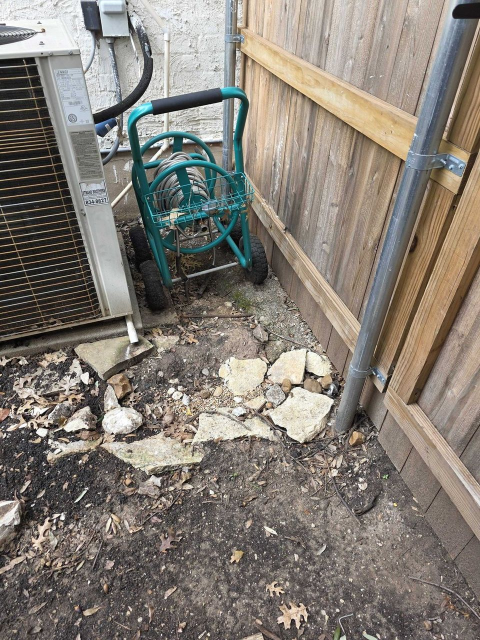
#> input picture patio/Renders/111148_before.jpg, 960 x 1280 px, given as the content of the folder ../Renders/Markup, which was not available (shown at 1/2 size)
$ python zones.py ../Renders ../Renders/111207_before.jpg
#> lines starting #> are read from the running program, lines starting #| are printed output that depends on the picture; after the words box and inside, x2 and y2 are one past the last pixel; in counts of white or black regions, pixels touching at a corner belong together
"""Zone extraction from annotated patio photos.

Markup photos carry colored scribbles over the original photo (with a white
frame added). This module aligns the original to the markup, classifies the
scribble colours and turns the strokes into clean filled regions.
"""
import numpy as np
from PIL import Image, ImageDraw
from scipy import ndimage as ndi
from scipy.spatial import ConvexHull

LONG = 1400

# hue ranges in degrees, (lo, hi, smin, vmin)
COLORS = {
    'pink':   (265, 325, 0.45, 0.45),   # crushed granite (patio)
    'green':  (80, 140, 0.60, 0.55),    # mulch
    'orange': (12, 40, 0.60, 0.55),     # crushed granite + stepping stones
    'blue':   (215, 255, 0.55, 0.45),   # river rock
    'red':    (345, 361, 0.55, 0.55),   # drain markers 0 / 1
}
PRIORITY = ['pink', 'green', 'orange', 'blue']


def load(path, long=LONG):
#> called with path = '../Renders/Markup/111148_before.jpg', long = 1400
    im = Image.open(path).convert('RGB')
#> im is the input picture: PIL image 960x1280 RGB; mean R, G, B 131.8, 124.8, 116.4
    im.thumbnail((long, long), Image.LANCZOS)
    return im


def photo_bbox(mk):
    a = np.asarray(mk).astype(int)
    nonwhite = a.sum(2) < 735
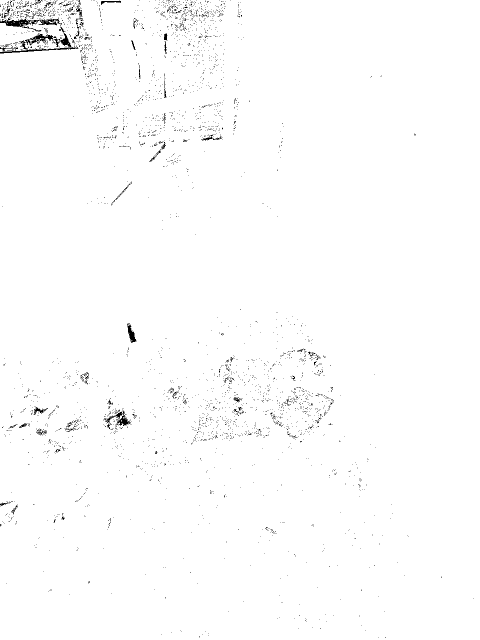
#> nonwhite: shape (1280, 960) bool (shown at 1/2 size); 99% white; black in thin lines or dots
    rows = np.where(nonwhite.mean(1) > 0.6)[0]
#> rows = 1280 values from 0 to 1279
    cols = np.where(nonwhite.mean(0) > 0.6)[0]
#> cols = 960 values from 0 to 959
    return cols[0], rows[0], cols[-1] + 1, rows[-1] + 1


def align(orig_path, mark_path):
    mk = load(mark_path)
    x0, y0, x1, y1 = photo_bbox(mk)
#> x0 = 0; y0 = 0; x1 = 960; y1 = 1280
    mk = mk.crop((x0, y0, x1, y1))
    og = Image.open(orig_path).convert('RGB').resize(mk.size, Image.LANCZOS)
    return og, mk


def hsv_arrays(im):
    hsv = np.asarray(im.convert('HSV')).astype(np.float32)
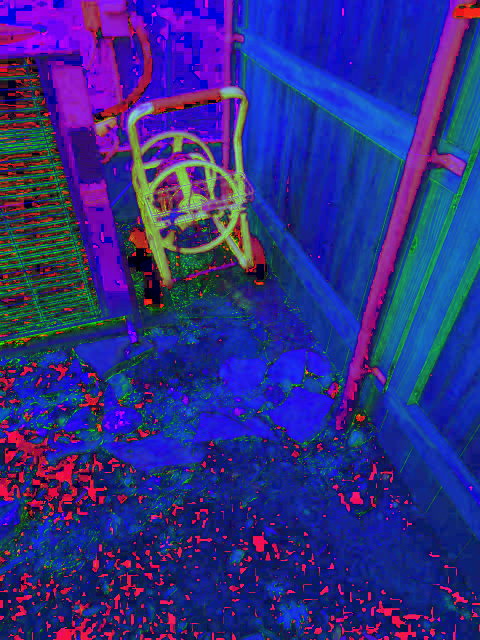
#> hsv: shape (1280, 960, 3) float32 (shown at 1/2 size); mean R, G, B 46.7, 45, 134.7
    h = hsv[..., 0] / 255.0 * 360.0
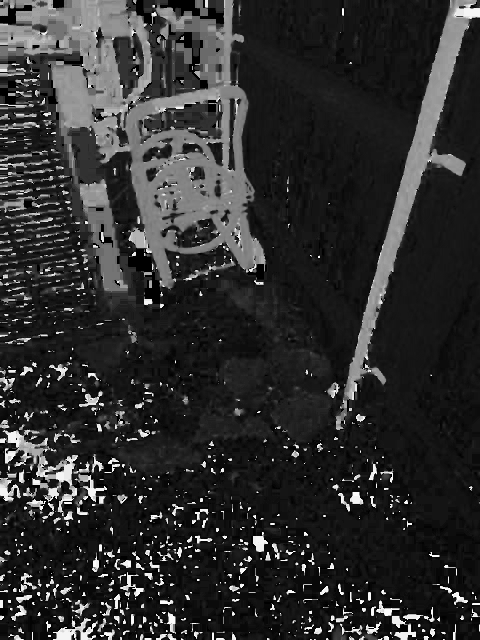
#> h: shape (1280, 960) float32 (shown at 1/2 size); min 0, max 357.2, mean 65.9; drawn with min black and max white
    s = hsv[..., 1] / 255.0
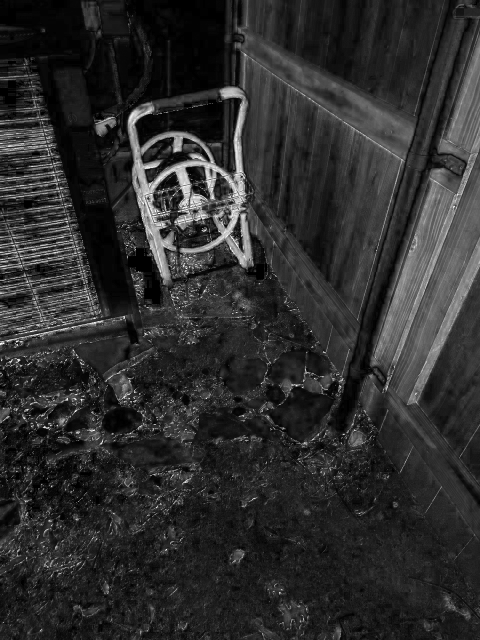
#> s: shape (1280, 960) float32 (shown at 1/2 size); min 0, max 1, mean 0.176
    v = hsv[..., 2] / 255.0
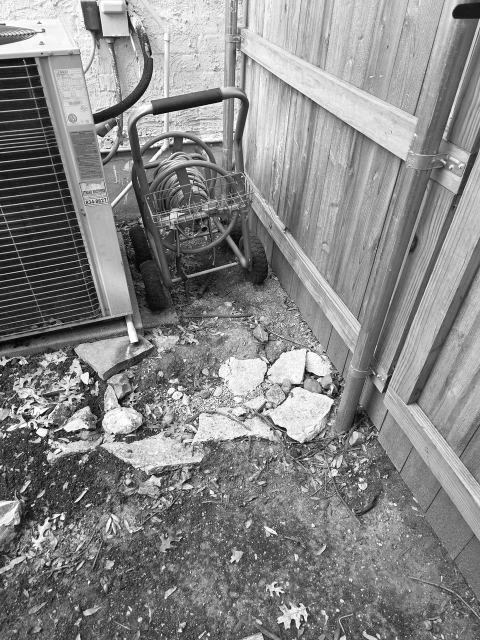
#> v: shape (1280, 960) float32 (shown at 1/2 size); min 0, max 1, mean 0.528
    return h, s, v


def raw_masks(mk):
    h, s, v = hsv_arrays(mk)
    out = {}
    for name, (lo, hi, smin, vmin) in COLORS.items():
        hm = (h >= lo) & (h < hi)
        if name == 'red':
            hm = hm | (h < 8)
        out[name] = hm & (s > smin) & (v > vmin)
#> this loop made 5 passes
#> pass 3, in raw_masks, `hm = (h >= lo) & (h < hi)`:
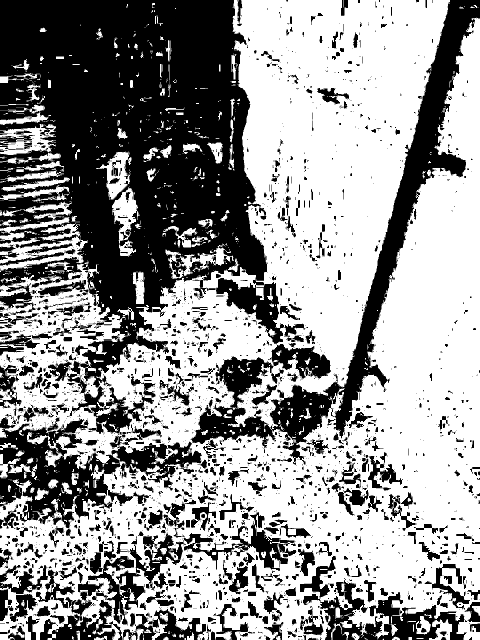
#> hm: shape (1280, 960) bool (shown at 1/2 size); 59.1% white; 3242 black regions (2472 under 20 px), largest, box (x1, y1, x2, y2) and area: (0, 0, 611, 775) 253635, (219, 0, 960, 975) 68098, (0, 834, 298, 1057) 26057
#> after the loop:
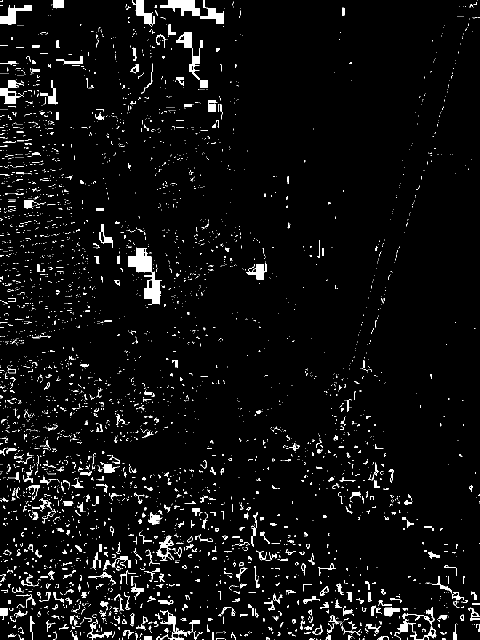
#> hm: shape (1280, 960) bool (shown at 1/2 size); 4.9% white; 4173 white regions (3612 under 20 px), largest, box (x1, y1, x2, y2) and area: (256, 495, 322, 610) 2977, (320, 0, 448, 48) 2274, (352, 64, 416, 176) 1592
#> after the loop, out = 5 items
    return out


# [10 lines left out: function hull_polygon, not called in this run]


def region_from_strokes(m, close_r=28, min_area=350, hull=True):
    """Strokes -> solid region. Opening kills thin photo noise, then components
    are closed, hole-filled and (optionally) replaced by their convex hull."""
    m = ndi.binary_opening(m, iterations=2)
    lab, n = ndi.label(m)
    if n == 0:
        return np.zeros_like(m)
    sizes = ndi.sum(m, lab, range(1, n + 1))
    keep = np.isin(lab, [i + 1 for i, sz in enumerate(sizes) if sz >= min_area])
    if not keep.any():
        return np.zeros_like(m)
    yy, xx = np.ogrid[-close_r:close_r + 1, -close_r:close_r + 1]
    disk = (xx * xx + yy * yy) <= close_r * close_r
    closed = ndi.binary_closing(keep, structure=disk, border_value=0)
    closed = fill_holes_to_edge(closed) | keep
    if not hull:
        return closed
    lab, n = ndi.label(closed)
    out = Image.new('L', (m.shape[1], m.shape[0]), 0)
    d = ImageDraw.Draw(out)
    for i in range(1, n + 1):
        comp = lab == i
        if comp.sum() < min_area * 2:
            continue
        poly = hull_polygon(comp)
        if poly:
            d.polygon([(int(x), int(y)) for x, y in poly], fill=255)
    hulls = np.asarray(out) > 0
    # the hull is only needed where the strokes were too sparse to close;
    # an outlined-and-hatched zone keeps its drawn (possibly concave) shape
    if closed.sum() >= 0.72 * hulls.sum():
        return ndi.binary_dilation(closed, iterations=3)
    return hulls


# [132 lines left out: functions fill_holes_to_edge, expand_zones, not called in this run]


def marker_points(red_mask):
    m = ndi.binary_opening(red_mask, iterations=2)
    lab, n = ndi.label(m)
    pts = []
    for i in range(1, n + 1):
        comp = lab == i
        if comp.sum() < 400:
            continue
        ys, xs = np.nonzero(comp)
        pts.append((float(xs.mean()), float(ys.mean()), int(comp.sum())))
    pts.sort(key=lambda p: p[0])
    return pts


def extract(orig_path, mark_path, close_r=28):
    og, mk = align(orig_path, mark_path)
    raw = raw_masks(mk)
#> raw = 5 items
    zones = {}
    for name in PRIORITY:
        zones[name] = region_from_strokes(raw[name], close_r=close_r)
#> after the loop, zones = 4 items
    # resolve overlaps: later in PRIORITY wins
    for i, name in enumerate(PRIORITY):
        for later in PRIORITY[i + 1:]:
            zones[name] &= ~zones[later]
    markers = marker_points(raw['red'])
#> in marker_points, `lab, n = ndi.label(m)`: n = 0
#> after the loop in marker_points, `for i in range(1, n + 1):`: pts = []
#> markers = []
    # the red marker discs sit on top of zones; make sure the zone under them stays
    return og, mk, zones, markers


ZONE_RGB = {
    'pink': (255, 0, 200), 'green': (0, 230, 0), 'orange': (255, 140, 0), 'blue': (0, 90, 255)
}


def debug_overlay(og, zones, markers):
    base = np.asarray(og).astype(np.float32)
    for name, m in zones.items():
        col = np.array(ZONE_RGB[name], np.float32)
        base[m] = base[m] * 0.45 + col * 0.55
#> this loop made 4 passes
#> (name, col) on passes 1 to 4: ('pink', [255, 0, 200]), ('green', [0, 230, 0]), ('orange', [255, 140, 0]), ('blue', [0, 90, 255])
    im = Image.fromarray(base.clip(0, 255).astype(np.uint8))
    d = ImageDraw.Draw(im)
    for k, (x, y, a) in enumerate(markers):
        d.ellipse((x - 14, y - 14, x + 14, y + 14), outline=(255, 0, 0), width=4)
        d.text((x + 16, y - 8), str(k), fill=(255, 0, 0))
#> this loop made 0 passes
    return im


if __name__ == '__main__':
    import sys, os
    src, out = sys.argv[1], sys.argv[2]
    os.makedirs(out, exist_ok=True)
    for f in sorted(os.listdir(os.path.join(src, 'Markup'))):
        if not f.lower().endswith('.jpg'):
            continue
        og, mk, zones, markers = extract(os.path.join(src, 'Original', f), os.path.join(src, 'Markup', f))
        dbg = debug_overlay(og, zones, markers)
        dbg.save(os.path.join(out, f.replace('.jpg', '_zones.jpg')), quality=80)
        print(f, og.size, {k: int(v.sum()) for k, v in zones.items()}, markers)
#| 111148_before.jpg (960, 1280) {'pink': 0, 'green': 0, 'orange': 0, 'blue': 0} []
